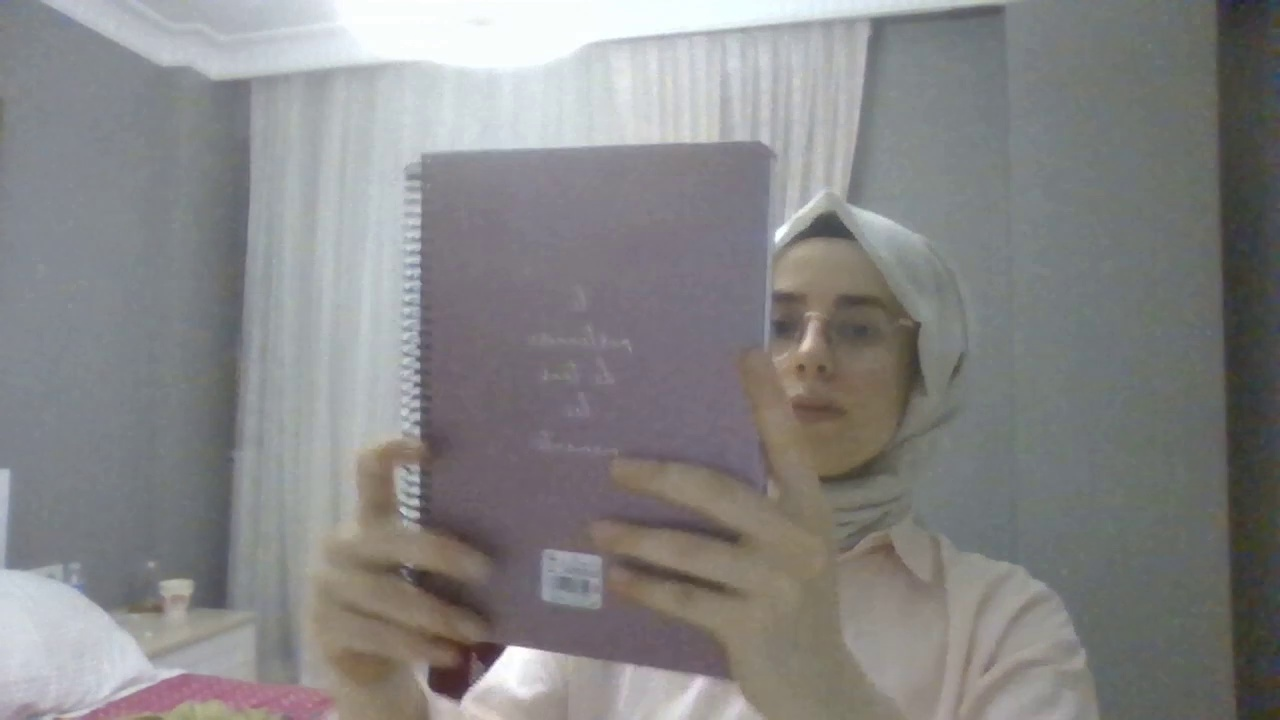
#> input picture TheftDetectionWithCNN/data/normal/Theft17_frame_1020.jpg, 1280 x 720 px; its folder holds only this picture in this run
$ python -i preprocess.py   (imports and definitions only)
#> lines starting #> are read from the running program, lines starting #| are printed output that depends on the picture
#> further down, picture is the input picture: shape (720, 1280, 3); mean B, G, R 133.8, 133.6, 134.3
import cv2
import os
import numpy as np

# [19 lines left out: function extract_frames, not called in this run]


def augment_image(image):
    rows, cols = image.shape[:2]
    angle = np.random.choice([0, 90, 180, 270])
    M = cv2.getRotationMatrix2D((cols/2, rows/2), angle, 1)
    rotated = cv2.warpAffine(image, M, (cols, rows))
    if np.random.rand() > 0.5:
        rotated = cv2.flip(rotated, 1)
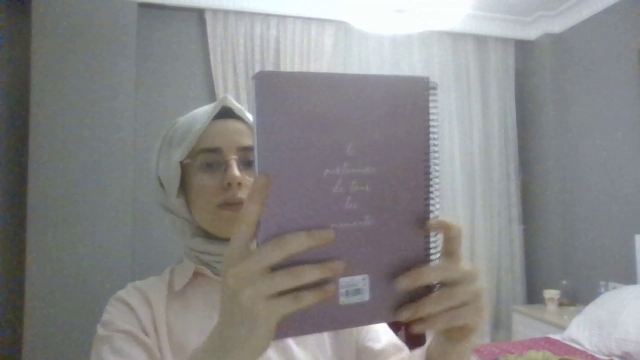
#> rotated: shape (720, 1280, 3) (shown at 1/2 size); mean B, G, R 133.8, 133.6, 134.3
    hsv = cv2.cvtColor(rotated, cv2.COLOR_BGR2HSV)
#> hsv: shape (720, 1280, 3); mean H, S, V 85.3, 21.8, 139.3
    brightness = np.random.uniform(0.8, 1.2)
    hsv[:, :, 2] = np.clip(hsv[:, :, 2] * brightness, 0, 255)
#> hsv: shape (720, 1280, 3); mean H, S, V 85.3, 21.8, 157.1
    bright_img = cv2.cvtColor(hsv, cv2.COLOR_HSV2BGR)
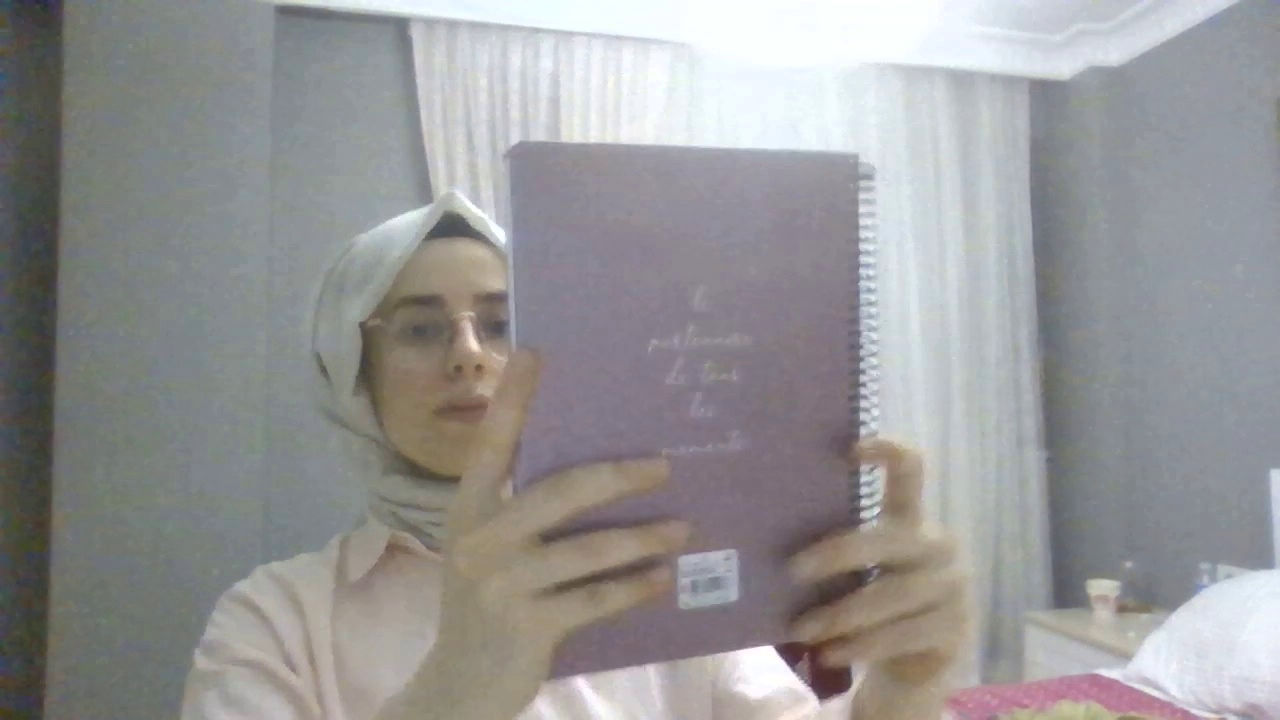
#> bright_img: shape (720, 1280, 3); mean B, G, R 150.6, 150.3, 151
    return bright_img

# [14 lines left out: function augment_dataset, not called in this run]

>>> import cv2
>>> picture = cv2.imread('../data/normal/Theft17_frame_1020.jpg')
>>> result = augment_image(picture)

$ run again, on TheftDetectionWithCNN/data/normal/Theft18_frame_180.jpg
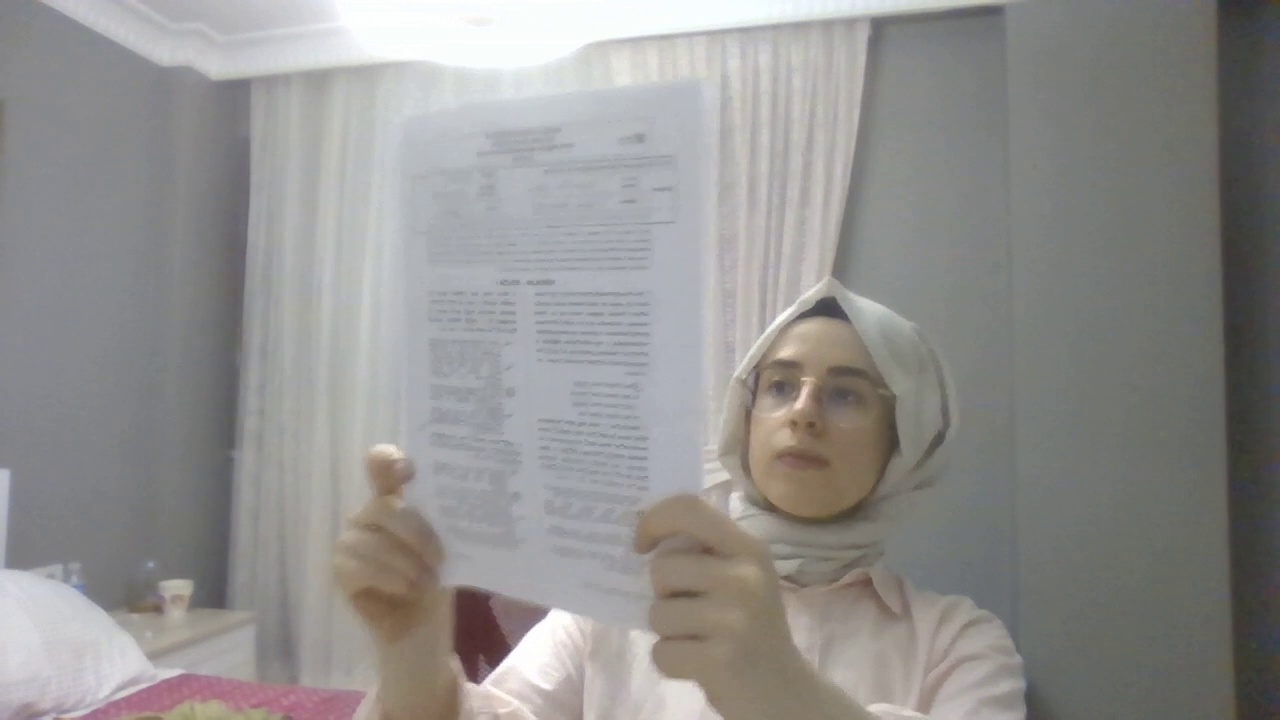
#> input picture TheftDetectionWithCNN/data/normal/Theft18_frame_180.jpg, 1280 x 720 px
#> picture is the input picture: shape (720, 1280, 3); mean B, G, R 143, 144.7, 146.2
#> in augment_image, `rotated = cv2.flip(rotated, 1)`:
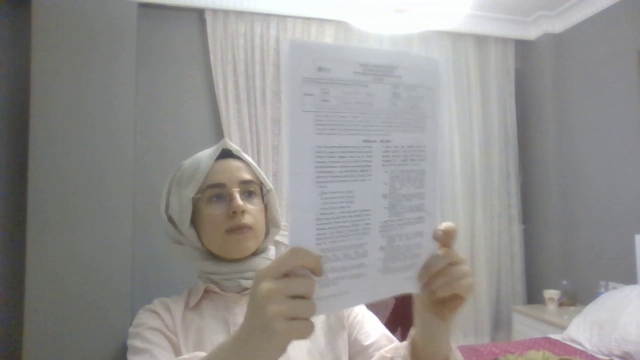
#> rotated: shape (720, 1280, 3) (shown at 1/2 size); mean B, G, R 143, 144.7, 146.2
#> in augment_image, `bright_img = cv2.cvtColor(hsv, cv2.COLOR_HSV2BGR)`:
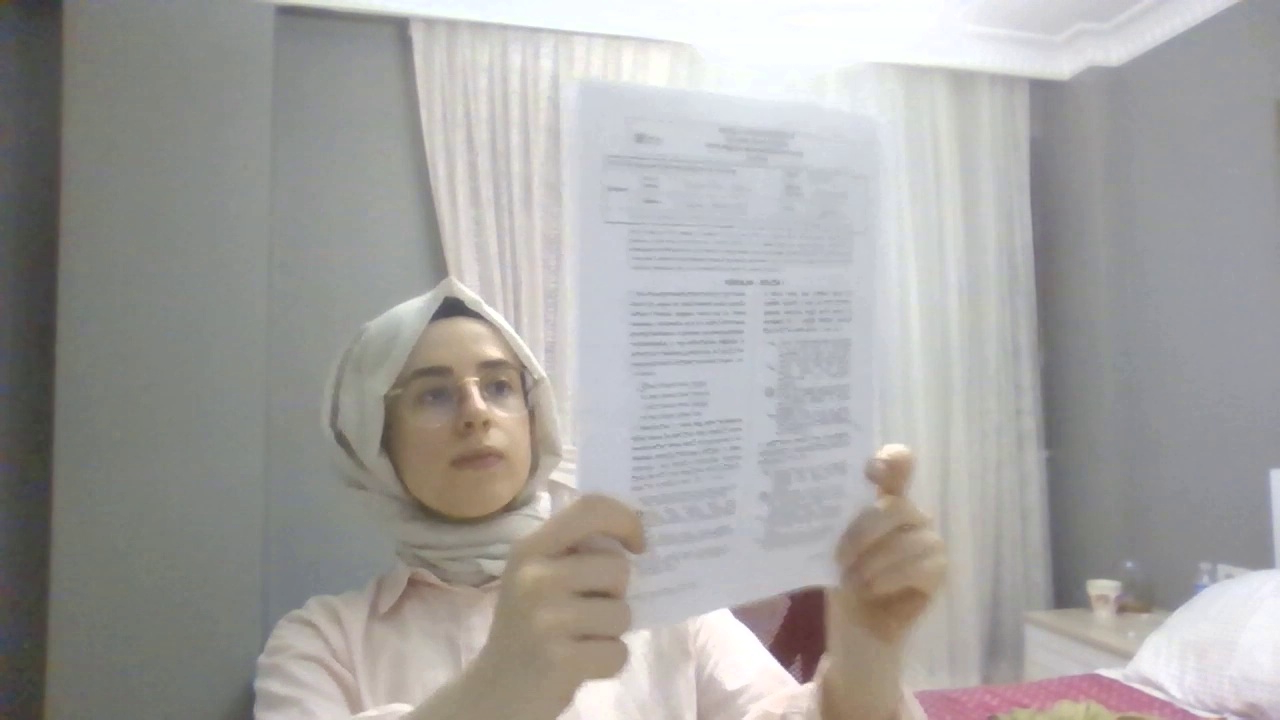
#> bright_img: shape (720, 1280, 3); mean B, G, R 161, 162.9, 164.5

$ run again, on TheftDetectionWithCNN/data/normal/Theft18_frame_420.jpg
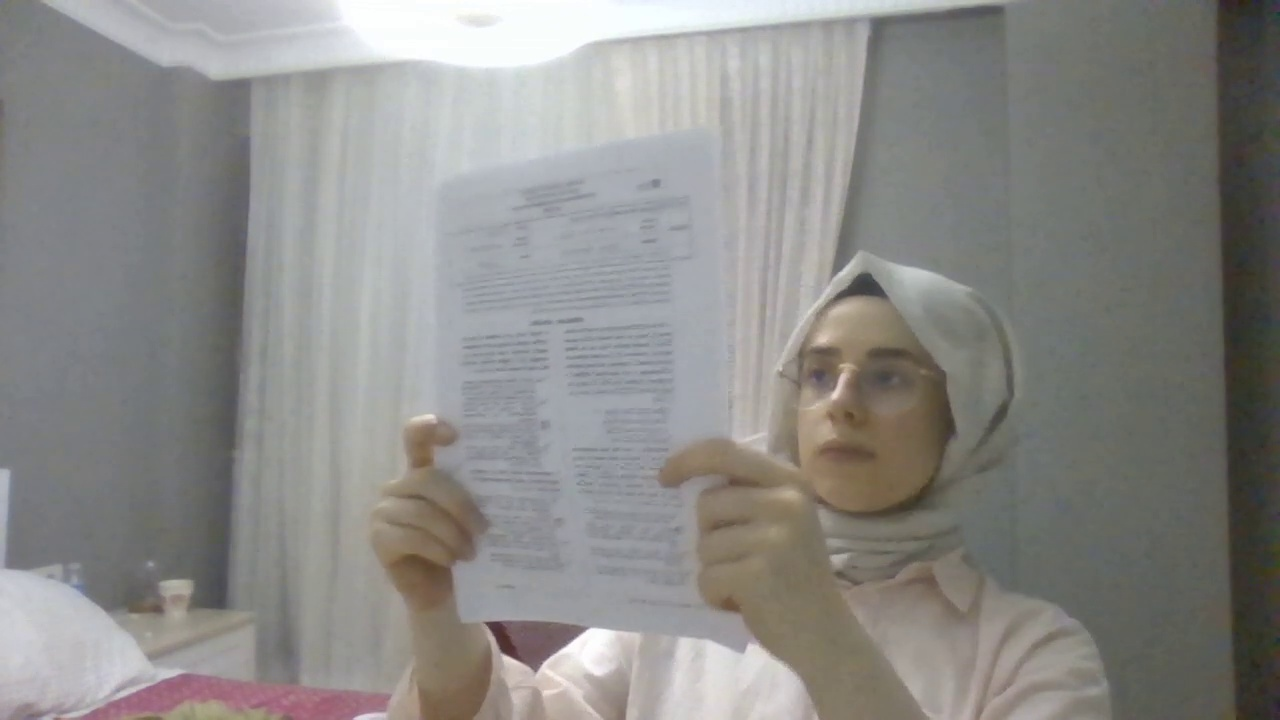
#> input picture TheftDetectionWithCNN/data/normal/Theft18_frame_420.jpg, 1280 x 720 px
#> picture is the input picture: shape (720, 1280, 3); mean B, G, R 135.9, 138.5, 139.4
#> in augment_image, `rotated = cv2.flip(rotated, 1)`:
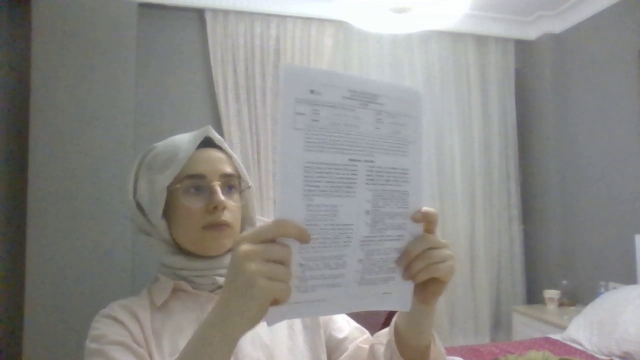
#> rotated: shape (720, 1280, 3) (shown at 1/2 size); mean B, G, R 135.9, 138.5, 139.4
#> in augment_image, `bright_img = cv2.cvtColor(hsv, cv2.COLOR_HSV2BGR)`:
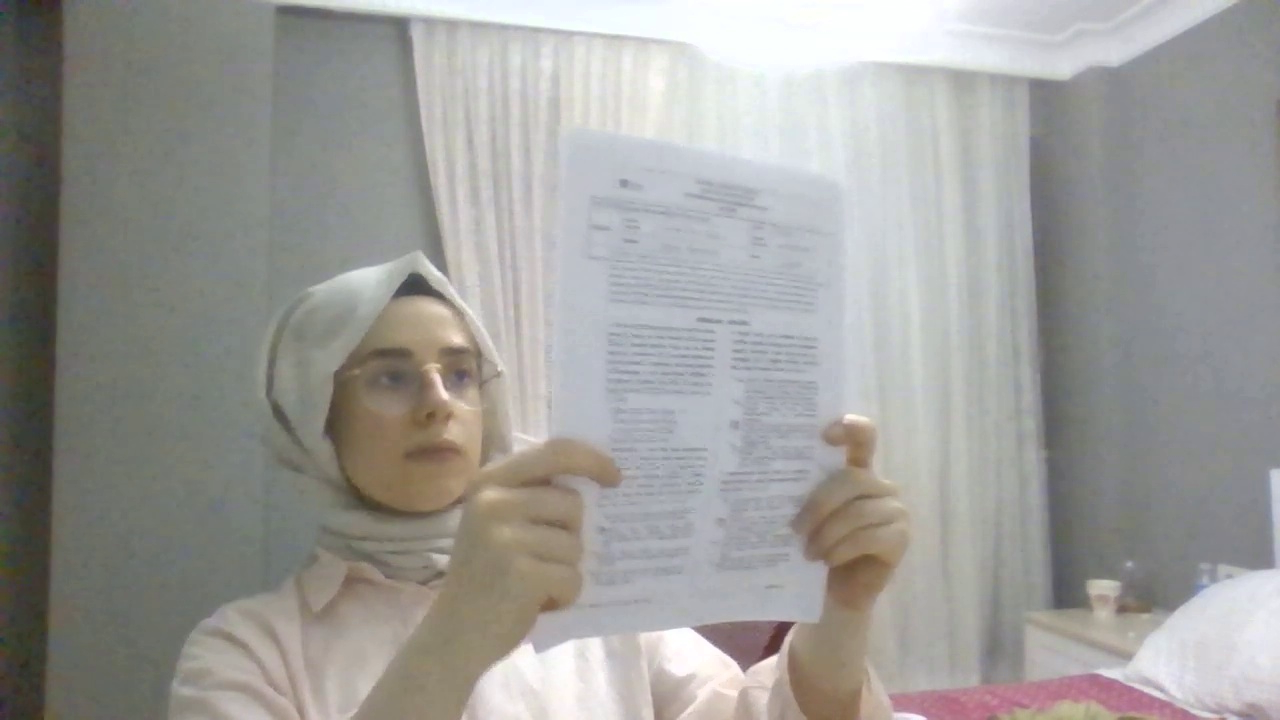
#> bright_img: shape (720, 1280, 3); mean B, G, R 153, 156, 157
